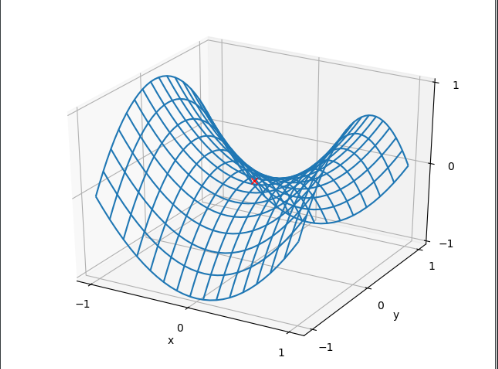

The script that drew this image:
"""

鞍点造成的梯度接近或变成零
f(x)=x***3
"""
from pystudy.nn_study.d2lzh import *
import numpy as np

x = np.arange(-2.0, 2.0, 0.1)
fig, = plt.plot(x, x**3)
fig.axes.annotate('saddle point', xy=(0, -0.2), xytext=(-0.52, -5.0),arrowprops=dict(arrowstyle='->'))
plt.xlabel('x')
plt.ylabel('f(x)')
plt.show()

"""
另一个二维空间函数例子
f(x,y)=x**2−y**2.
目标函数在x轴方向上是局部最小值，但在y轴方向上是局部最大值
"""
x, y = np.mgrid[-1: 1: 31j, -1: 1: 31j]
z = x**2 - y**2

# “111”表示“1×1网格，第一子图”
# “234”表示“2×3网格，第四子图”。
# 子图：就是在一张figure里面生成多张子图
# ax =  plt.figure().add_subplot(111)
# 返回Axes实例
# 参数一：子图总行数
# 参数二：子图总列数
# 参数三：子图位置
ax = plt.figure().add_subplot(111, projection='3d')
#xyz表示数据组
"""
rstride、cstride分别表示行列之间的跨度 rcount、ccount分别表示行列之间的间隔个数，
两组参数只能二选一设置，如果同时设置，会抛出ValueError异常错误
"""
ax.plot_wireframe(x, y, z, **{'rstride': 2, 'cstride': 2})
ax.plot([0], [0], [0], 'rx')# (0,0,0)红色的点
ticks = [-1,  0, 1]
plt.xticks(ticks)
plt.yticks(ticks)
ax.set_zticks(ticks)
plt.xlabel('x')
plt.ylabel('y')
plt.show()
